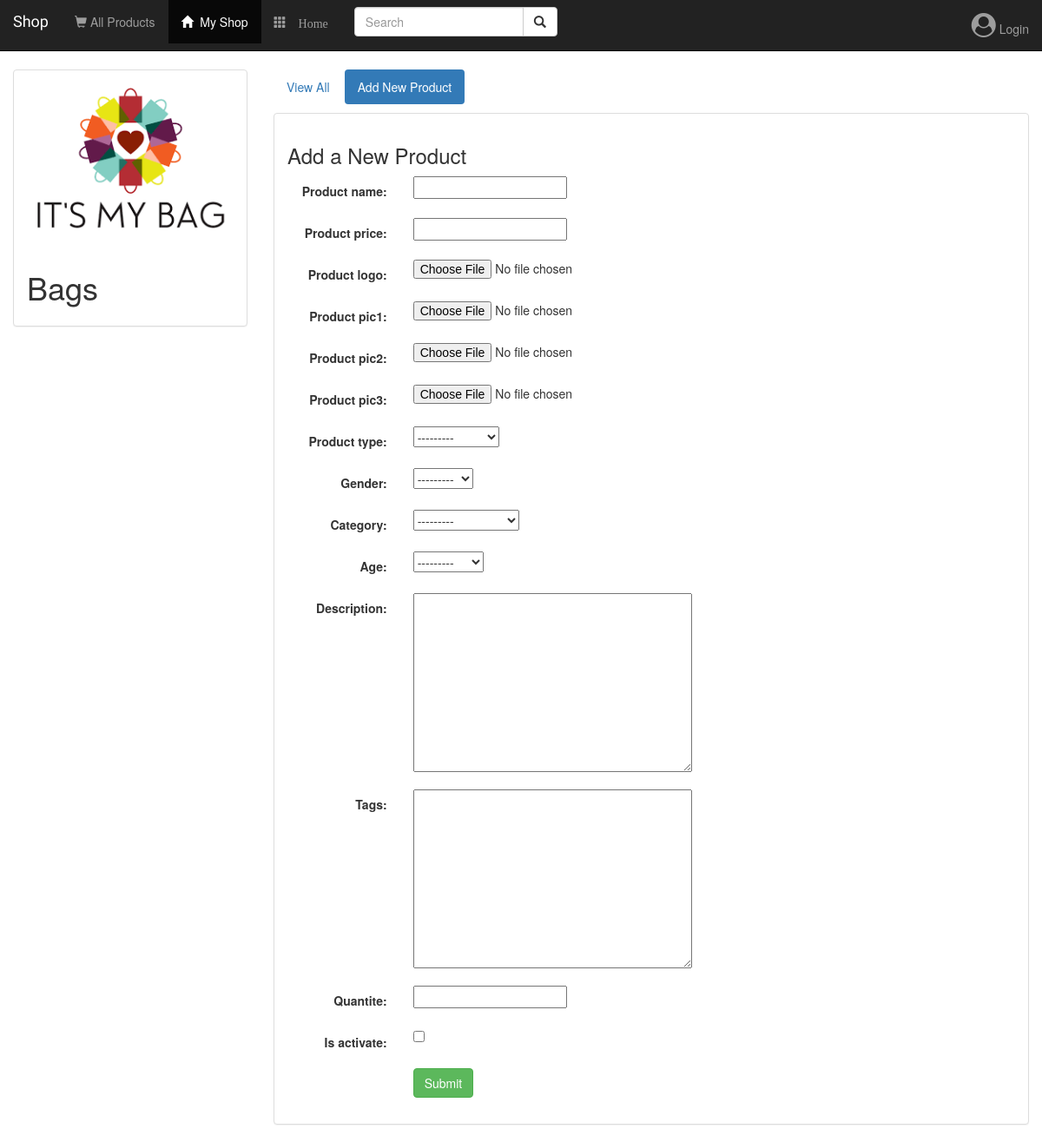
/boutique/3/create_product/, run on the app's committed database.
### boutique/models.py (models this page shows)
class Shop(models.Model):
    user = models.ForeignKey(User, default=1)
    username = models.CharField(max_length=250)
    shop_name = models.CharField(max_length=500)
    shop_logo = models.FileField(null=True)
    is_favorite = models.BooleanField(default=False)
    visitors = models.ManyToManyField(User,related_name='user')
    Msg_Parametre = models.TextField(default='Can I help you?')
    def __str__(self):
        return self.shop_name + ' - ' + self.username

### boutique/views.py (the view, shortened to what this page needs)
# urls.py: url(r'^(?P<shop_id>[0-9]+)/create_product/$', views.create_product, name='create_product'),
def create_product(request, shop_id):
    form = ProductForm(request.POST or None, request.FILES or None)
    shop = get_object_or_404(Shop, pk=shop_id)
    context = {
        'shop': shop,
        'form': form,
    }
    return render(request, 'boutique/create_product.html', context)

### boutique/forms.py
class ProductForm(forms.ModelForm):
    class Meta:
        model = Product
        fields = ['product_name', 'product_price', 'product_logo','product_pic1', 'product_pic2','product_pic3', 'product_type', 'gender', 'category', 'age', 'description', 'tags', 'quantite', 'is_activate']

### boutique/models.py (called while the page is built)
    def __str__(self):
        return self.label

### boutique/templates/boutique/create_product.html (shortened to what this page needs)
{% extends 'boutique/base.html' %}
{% block shops_active %}active{% endblock %}
{% block body %}
<br><br><br><br>
<div class="container-fluid">
    <div class="row">
        <div class="col-sm-4 col-md-3">
            <div class="panel panel-default">
                <div class="panel-body">
                        <a href="{% url 'boutique:detail' shop.id %}">
                            {% if shop.shop_logo %}
                                <img src="{{ shop.shop_logo.url }}" class="img-responsive"></a>
                                <h1>{{ shop.shop_name }} <br><small>{{ user.username }}</small></h1>
                            {% else %}
                                <h3>No image to display</h3>
                            {% endif %}
                </div>
            </div>
        </div>
        <div class="col-sm-8 col-md-9">
            <ul class="nav nav-pills" style="margin-bottom: 10px;">
                <li role="presentation"><a href="{% url 'boutique:detail' shop.id %}">View All</a></li>
                <li role="presentation" class="active"><a href="{% url 'boutique:create_product' shop.id %}">Add New Product</a></li>
            </ul>
            <div class="panel panel-default">
                <div class="panel-body">
                    <h3>Add a New Product</h3>
                    <form class="form-horizontal" role="form" action="" method="post" enctype="multipart/form-data">
                        {% include 'boutique/form_template.html' %}
                        <div class="form-group">
                            <div class="col-sm-offset-2 col-sm-10">
                                <button type="submit" class="btn btn-success">Submit</button>
                            </div>
                        </div>
                    </form>
                </div>
            </div>
        </div>
    </div>
</div>
{% endblock %}

### boutique/static/boutique/style.css (style rules this page uses)
body { background: white url("images/font.jpg"); background-size: cover; }

### data on the page
Shop: shop_logo (picture), shop_name "Bags"

### other printed values
{{ field.label_tag }} "Product name:" "Product price:" "Product logo:" "Product pic1:" "Product pic2:" "Product pic3:" "Product type:" "Gender:" "Category:" "Age:" "Description:" "Tags:" "Quantite:" "Is activate:"
